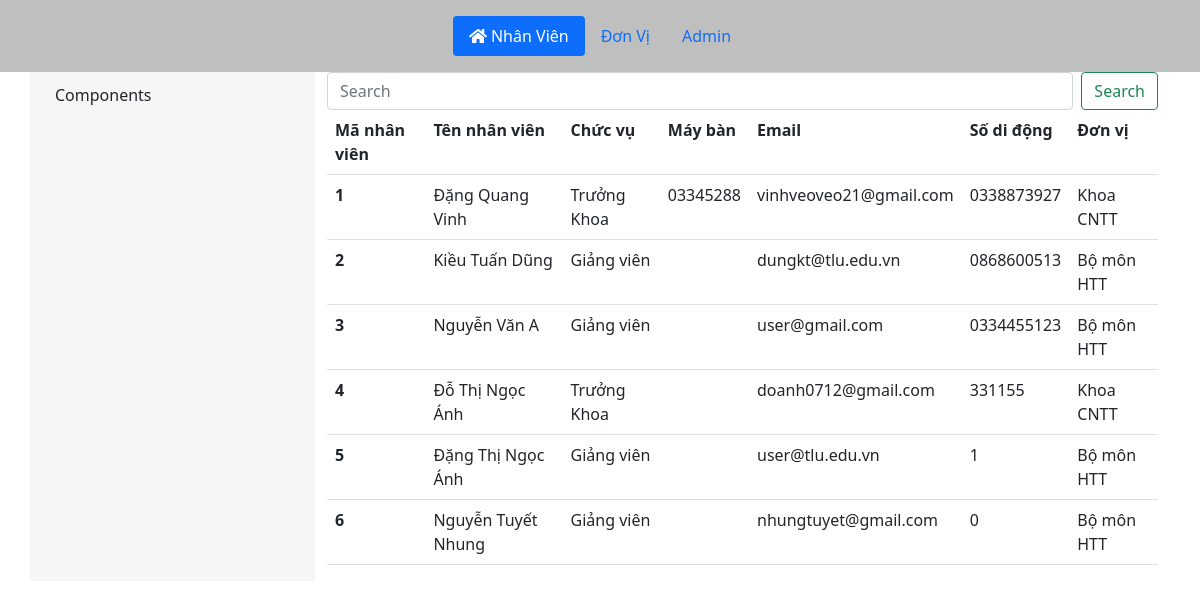
Before: / with the older database file.
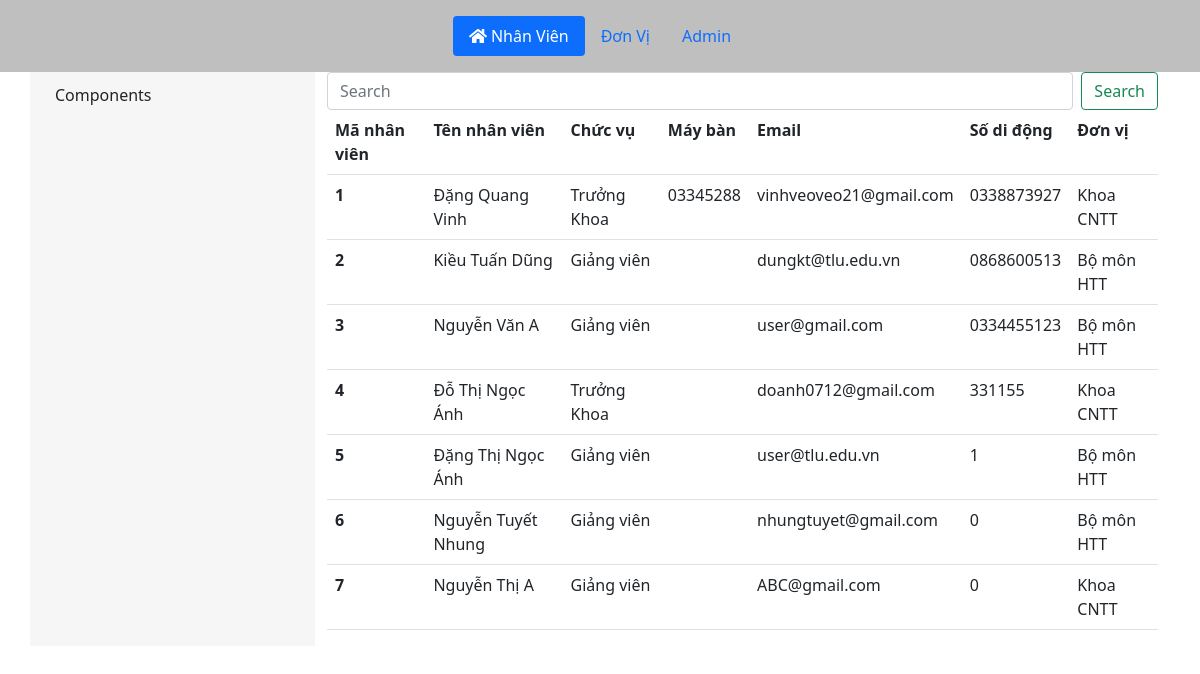
After: the same page with the newer database file.
### tables this page shows
CREATE TABLE `db_nhanvien` (
  `tennv` varchar(100) NOT NULL,
  `chucvu` varchar(50) DEFAULT NULL,
  `mayban` varchar(13) DEFAULT NULL,
  `email` varchar(100) NOT NULL,
  `sodidong` varchar(10) NOT NULL,
  `madv` int(10) UNSIGNED NOT NULL,
  `manv` int(10) UNSIGNED NOT NULL
);

CREATE TABLE `donvi` (
  `MaDV` int(10) UNSIGNED NOT NULL,
  `TenDV` varchar(25) NOT NULL,
  `DiaChi` varchar(100) NOT NULL,
  `Email` varchar(255) DEFAULT NULL,
  `Website` varchar(100) DEFAULT NULL,
  `DienThoai` varchar(13) NOT NULL,
  `MaDV_Cha` int(10) UNSIGNED DEFAULT 0
);

### index.php (the view, shortened to what this page needs)
<?php include("particals-front/header.php") ?>
    <div class="container">
        <div class="row">
            <div class="col-3" style="background-color: #f6f6f6">
                <ul class="list-unstyled mb-0 py-3 pt-md-1">
                    <li class="mb-1">
                        <button class="btn d-inline-flex align-items-center rounded" data-bs-toggle="collapse" data-bs-target="#components-collapse" aria-expanded="true" aria-current="true">
                            Components
                        </button>
                    </li>
                </ul>
            </div>
            <div class="col-9">
                <form class="d-flex">
                    <input class="form-control me-2" type="search" placeholder="Search" aria-label="Search">
                    <button class="btn btn-outline-success" type="submit">Search</button>
                </form>
                <table class="table">
                    <tr>
                        <th scope="col">Mã nhân viên</th>
                        <th scope="col">Tên nhân viên</th>
                        <th scope="col">Chức vụ</th>
                        <th scope="col">Máy bàn</th>
                        <th scope="col">Email</th>
                        <th scope="col">Số di động</th>
                        <th scope="col">Đơn vị</th>
                    </tr>
                    <?php
                    $sql = "select tennv, chucvu, mayban, db_nhanvien.email, sodidong, TenDV from db_nhanvien, donvi where db_nhanvien.madv = donvi.MaDV";
                    $result = mysqli_query($conn,$sql);
                    $i = 1;
                    if (mysqli_num_rows($result) > 0)
                    {
                        while($row = mysqli_fetch_assoc($result)){
                            echo "<tr>";
                                echo '<th scope="row">' . $i . '</th>';
                                echo '<td>' . $row['tennv'] . '</td>';
                                echo '<td>' . $row['chucvu'] . '</td>';
                                echo '<td>' . $row['mayban'] . '</td>';
                                echo '<td>' . $row['email'] . '</td>';
                                echo '<td>' . $row['sodidong'] . '</td>';
                                echo '<td>' . $row['TenDV'] . '</td>';
                            echo "</tr>";
                            $i++;
                        }
                    }
                    ?>
                </table>
            </div>
        </div>
    </div>
<?php include("particals-front/footer.php") ?>

Changed rows visible on the page:
added db_nhanvien: tennv "Nguyễn Thị A", chucvu "Giảng viên", email "ABC@gmail.com", sodidong "0", donvi.TenDV "Khoa CNTT"
